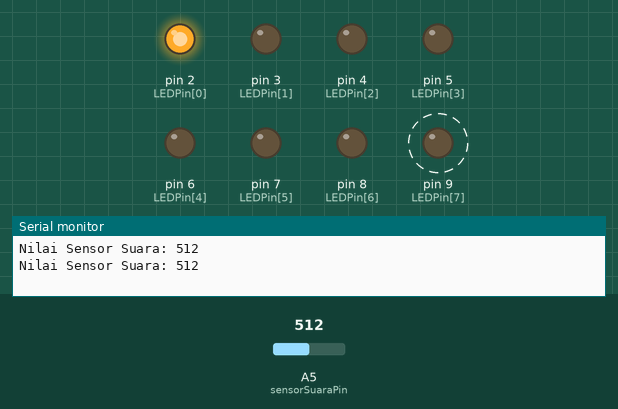
Recording of a sketch running on a simulated Arduino Uno, built with avr-gcc and run on an emulated ATmega328P. Parts: output pins drawn as LEDs (lit = HIGH), the last lines printed to the serial monitor. Dashed ring = blinking. Inputs (shaded band) come from the test bench; at power-on: A5 (sensorSuaraPin) = 512.

Above: at 1.28 s.
1.5 s: A5 (sensorSuaraPin) set to 486
At 3.0 s:
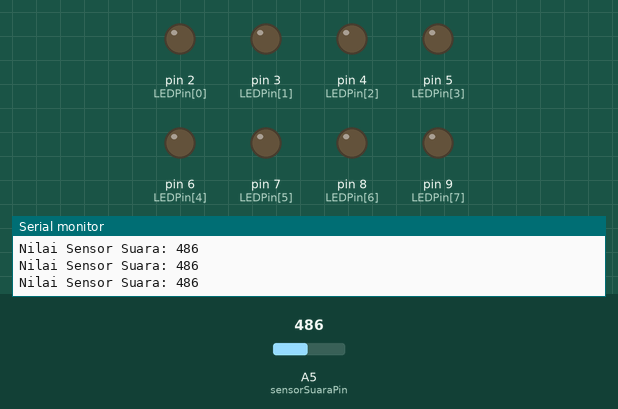
4.8 s: A5 (sensorSuaraPin) set to 510
At 5.49 s:
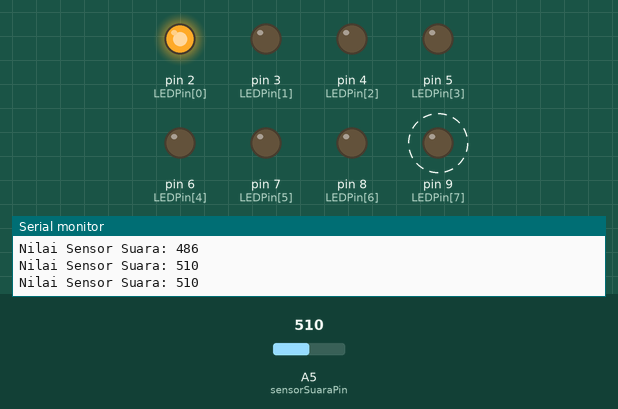
8.1 s: A5 (sensorSuaraPin) set to 490
At 9.4 s:
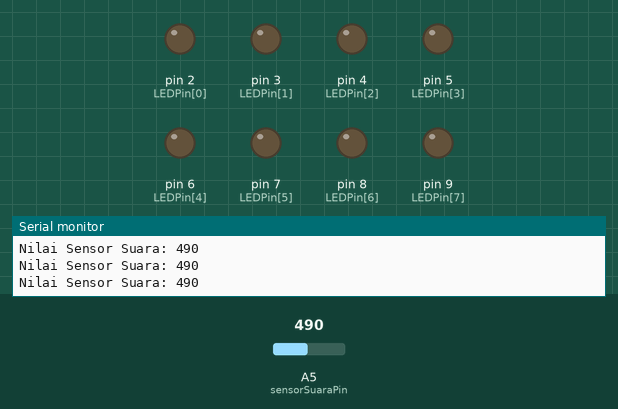
11.4 s: A5 (sensorSuaraPin) set to 511
At 12.07 s:
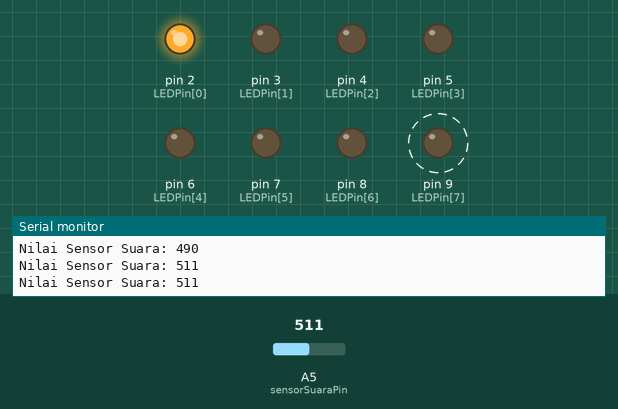
Timing chart, 0 to 15.7 s (numbered marks = the images above; inputs shaded):
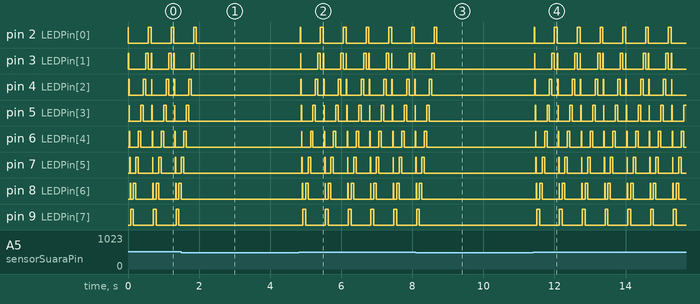

Measured:
- the behaviour switches between 501 and 500 on A5 (sensorSuaraPin) (found by bisection; images 0 and 1)
- after the input at 1.5 s, pin 2 (LEDPin[0]), pin 3 (LEDPin[1]): goes on until 1.9 s, then stays LOW; pin 4 (LEDPin[2]): goes on until 1.8 s, then stays LOW; pin 5 (LEDPin[3]): goes on until 1.7 s, then stays LOW; pin 6 (LEDPin[4]), pin 7 (LEDPin[5]): goes on until 1.6 s, then stays LOW; pin 8 (LEDPin[6]): goes on until 1.5 s, then stays LOW
- after the input at 4.8 s, pin 2 (LEDPin[0]): LOW → HIGH at once, then repeats every 0.64 s: LOW 0.56 s, HIGH 0.08 s; pin 3 (LEDPin[1]): LOW → HIGH after 0.05 s, then repeats every 0.64 s: LOW 0.48 s, HIGH 0.07 s, LOW 0.08 s, HIGH 0.01 s
- after the input at 8.1 s, pin 2 (LEDPin[0]): goes on until 8.7 s, then stays LOW; pin 3 (LEDPin[1]): goes on until 8.6 s, then stays LOW; pin 4 (LEDPin[2]), pin 5 (LEDPin[3]): goes on until 8.5 s, then stays LOW; pin 6 (LEDPin[4]): goes on until 8.4 s, then stays LOW; pin 7 (LEDPin[5]), pin 8 (LEDPin[6]): goes on until 8.3 s, then stays LOW
- after the input at 11.4 s, pin 2 (LEDPin[0]): LOW → HIGH at once, then repeats every 0.64 s: LOW 0.56 s, HIGH 0.08 s; pin 3 (LEDPin[1]): LOW → HIGH at once, then repeats every 0.64 s: LOW 0.48 s, HIGH 0.07 s, LOW 0.08 s, HIGH 0.01 s
- by itself, pin 2 (LEDPin[0]): repeats every 0.64 s: LOW 0.56 s, HIGH 0.08 s
- by itself, pin 3 (LEDPin[1]): repeats every 0.64 s: LOW 0.48 s, HIGH 0.07 s, LOW 0.08 s, HIGH 0.01 s
- by itself, pin 4 (LEDPin[2]): repeats every 0.64 s: LOW 0.40 s, HIGH 0.07 s, LOW 0.16 s, HIGH 0.01 s

The sketch:

KY-307-ledirama.ino
```cpp
// Module sensor Suara KY-307

const int sensorSuaraPin = A5; // Pin sensor suara
const int jumlahLED = 8; // Jumlah LED yang akan berlari
const int delayLED = 70; // Waktu jeda antara perpindahan LED (dalam milidetik)
const int delayLED1 = 10; // Waktu jeda antara perpindahan LED (dalam milidetik)

int LEDPin[] = {2, 3, 4, 5, 6, 7, 8, 9}; // Pin untuk LED berurutan

void setup() {
  Serial.begin(9600);

  // Inisialisasi pin LED sebagai OUTPUT
  for (int i = 0; i < jumlahLED; i++) {
    pinMode(LEDPin[i], OUTPUT);
  }
}

void loop() {
  int nilaiSensorSuara = analogRead(sensorSuaraPin);

  // Baca nilai sensor suara
  Serial.println("Nilai Sensor Suara: " + String(nilaiSensorSuara));

  // Jika sensor suara mendeteksi suara, aktifkan LED berurutan
  if (nilaiSensorSuara > 1020) {

    for (int i = 0; i < jumlahLED; i++) {
      digitalWrite(LEDPin[i], HIGH);
      delay(delayLED);
      digitalWrite(LEDPin[i], LOW);
    }

  }  else if (nilaiSensorSuara > 500) { // Nilai ambang suara dapat disesuaikan
    // Iterasi dari tengah ke atas
    for (int i = 0; i < jumlahLED; i++) {
      digitalWrite(LEDPin[i], HIGH);
      delay(delayLED1);
      digitalWrite(LEDPin[i], LOW);
    }

    // Iterasi dari tengah ke bawah
    for (int i = jumlahLED - 1; i >= 0; i--) {
      digitalWrite(LEDPin[i], HIGH);
      delay(delayLED);
      digitalWrite(LEDPin[i], LOW);
    }


  } else {
    // Turn off all LEDs
    for (int i = 0; i < jumlahLED; i++) {
      digitalWrite(LEDPin[i], LOW);
    }
  }
}
```
